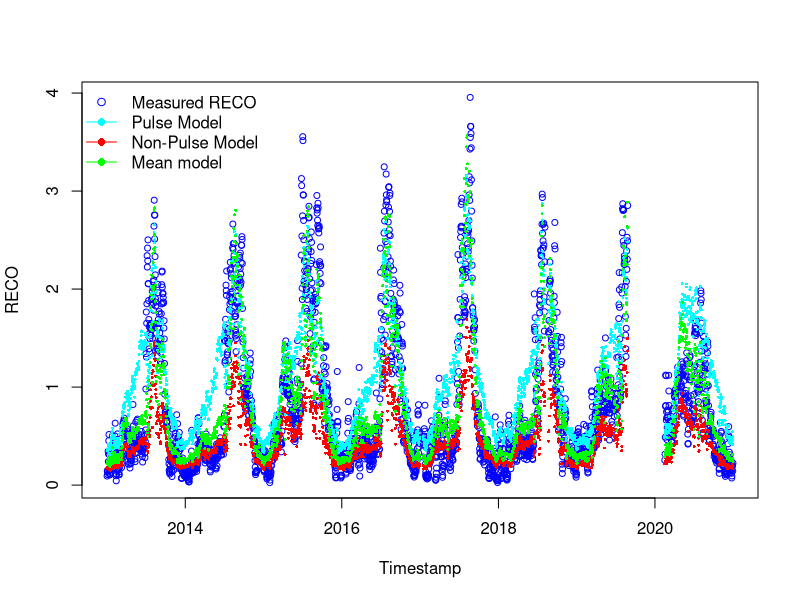
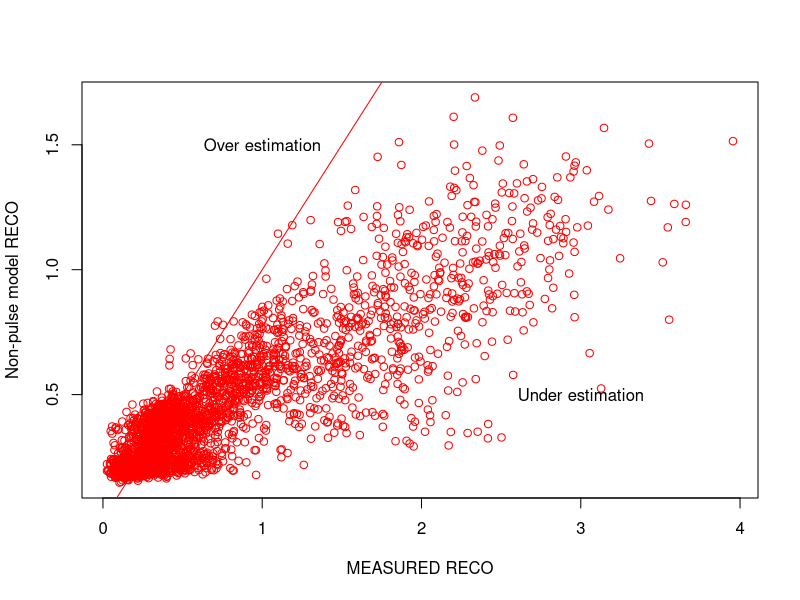
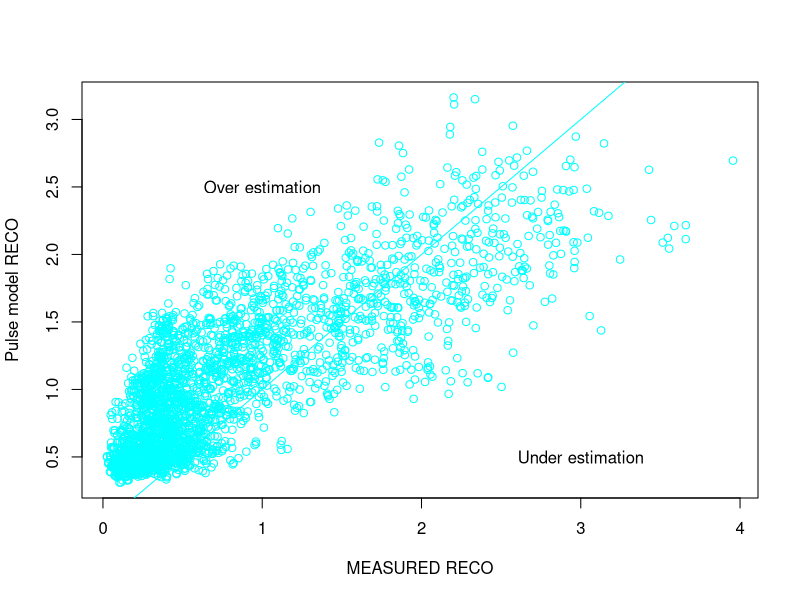
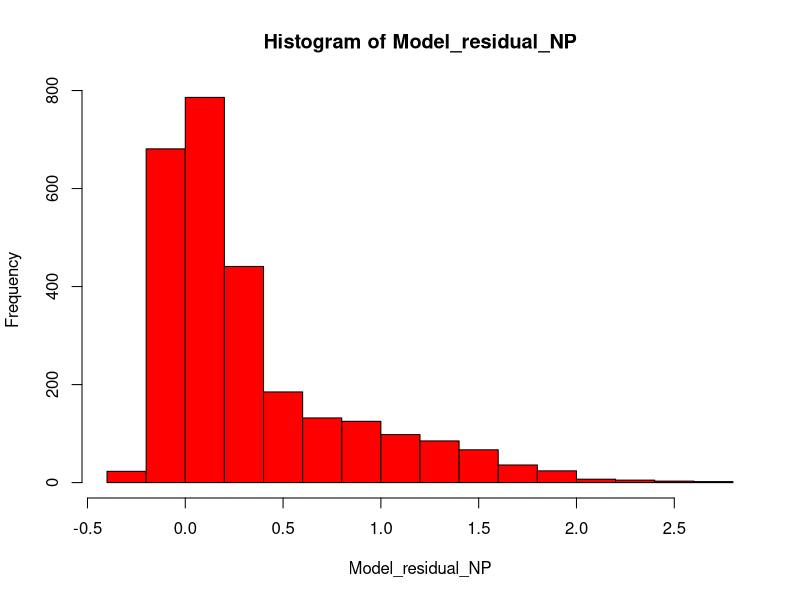
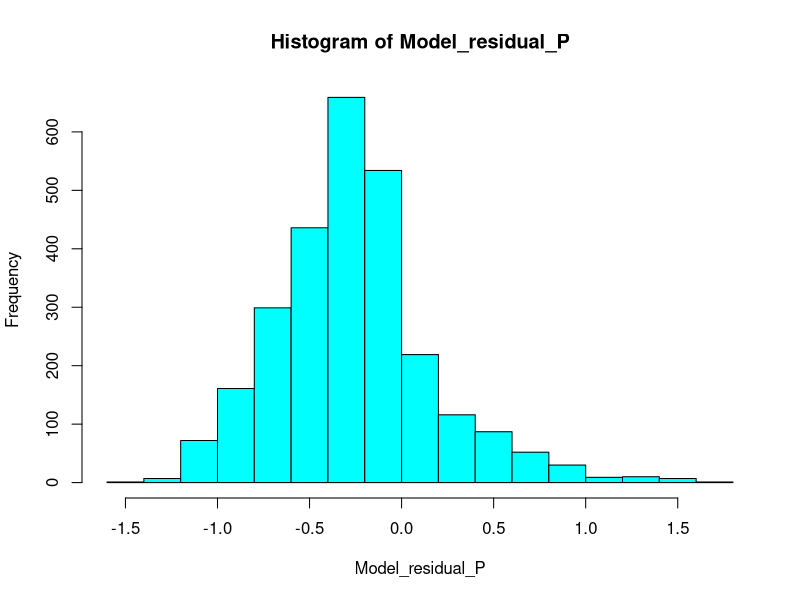
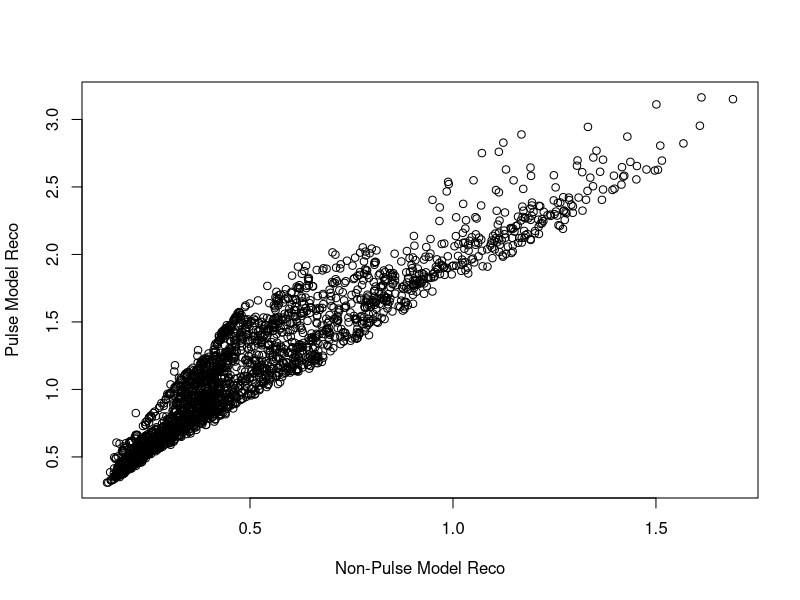
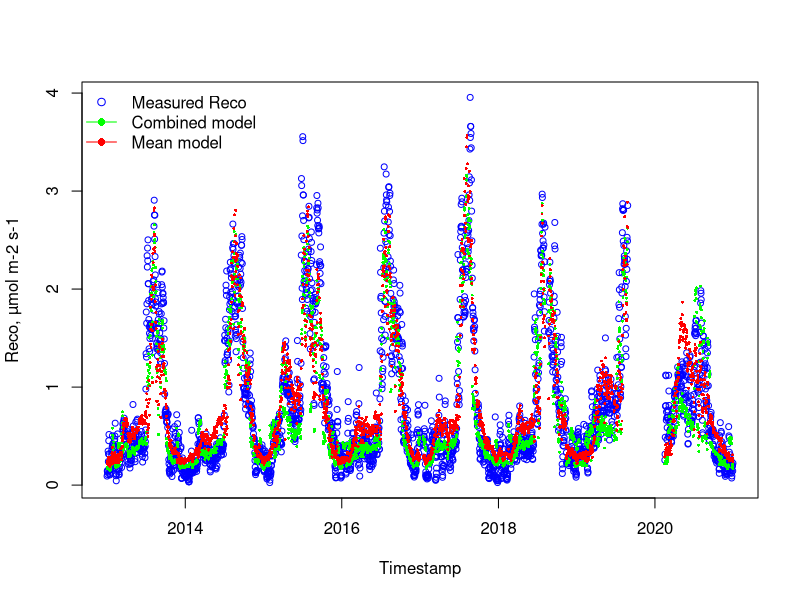
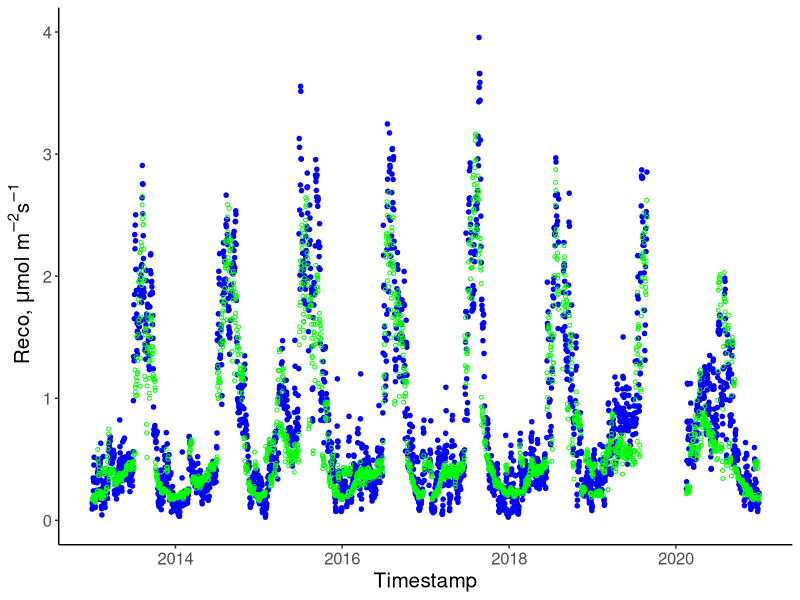

Source code (R) for these figures, in order:
# 17-05-2024
# Anastasia Makhnykina

library(dplyr)
library(tidyr)
library(tidyverse)
library(lubridate)
library(ggplot2)
library(units)
library(stats)
library(grDevices)
library(readr)
library(ggpubr)
library(minpack.lm)


# Read other pulse division docs - with "DM" in their names
years_sum1 <- read.csv("data/years_sum1_DM.csv")
years_sum_Pulse0 <- read.csv("data/years_sum_Pulse0_DM.csv")
years_sum_Pulse1 <- read.csv("data/years_sum_Pulse1_DM.csv")

# Make sure in the Date format
years_sum_Pulse0$date <- as.Date(years_sum_Pulse0$date)
years_sum_Pulse1$date <- as.Date(years_sum_Pulse1$date)
years_sum1$date <- as.Date(years_sum1$date)

# CHECK COLUMN NAMES AND DATA TYPES
str(years_sum_Pulse0)
str(years_sum_Pulse1)
str(years_sum1)

####### Non-Pulse model ###################
###########################################

# Remove rows with missing values
years_sum_Pulse0 <- na.omit(years_sum_Pulse0)

# Calculate Soil Moisture
years_sum_Pulse0$meanSWC5 <- as.numeric(as.character(years_sum_Pulse0$meanSWC5))
SoilMoisture <- years_sum_Pulse0$meanSWC5/100

# Assign variables
years_sum_Pulse0$meanST5 <- as.numeric(as.character(years_sum_Pulse0$meanST5))
years_sum_Pulse0$meanGPP <- as.numeric(as.character(years_sum_Pulse0$meanGPP))

meanSWC5_NP <- SoilMoisture
meanST5_NP <- years_sum_Pulse0$meanST5
meanGPP_NP <- years_sum_Pulse0$meanGPP
GPPmax_NP <- max(years_sum_Pulse0$meanGPP, na.rm = TRUE)

########## Fit Non-Pulse model ##################
years_sum_Pulse0$meanRECO <- as.numeric(as.character(years_sum_Pulse0$meanRECO))

Param_model4_NP <- nls(meanRECO ~ FrefNP*((meanGPP_NP/GPPmax_NP +n)/1+n) *
                         (1-c4*(0.1-meanSWC5_NP)^2)*exp(b4*meanST5_NP), 
                       data = years_sum_Pulse0,
                       start = list(FrefNP=0.75, c4=56.54, b4=0.04, n=0.84),
                       control = nls.control(maxiter = 1000, minFactor = 0.01)
)
Summary_Model4_NP = summary(Param_model4_NP)

# Formula: meanRECO ~ Fref * ((meanGPP_NP/GPPmax_NP + n)/1 + n) * (1 - c4 * 
#                                                                    (0.1 - meanSWC5_NP)^2) * exp(b4 * meanST5_NP)

# NON_Pulse parameters
#Estimate Std. Error t value Pr(>|t|)    
#Fref 0.561731   0.022309  25.179   <2e-16 ***
# c4   8.106202   4.970882   1.631    0.103    
#b4   0.034162   0.001555  21.973   <2e-16 ***
# n    0.129719   0.004816  26.933   <2e-16 ***


FrefNP = 0.561731
FrefNP_SE = 0.022309
SMoptNP =0.125 
c4NP = 8.106202
c4NP_SE = 4.970882
b4NP =  0.034162 
b4NP_SE = 0.001555
nNP=  0.129719
nNP_SE = 0.004816


#################### Pulse model ##################################
###################################################################

# Remove rows with missing values
years_sum_Pulse1 <- na.omit(years_sum_Pulse1)

# Change the data format 
years_sum_Pulse1$meanSWC5 <- as.numeric(as.character(years_sum_Pulse1$meanSWC5))
years_sum_Pulse1$meanST5 <- as.numeric(as.character(years_sum_Pulse1$meanST5))
years_sum_Pulse1$meanGPP <- as.numeric(as.character(years_sum_Pulse1$meanGPP))
years_sum_Pulse1$meanRECO <- as.numeric(as.character(years_sum_Pulse1$meanRECO))

# Assign variables
SoilMoisture_P =years_sum_Pulse1$meanSWC5/100
meanSWC5_P = SoilMoisture_P
meanST5_P = years_sum_Pulse1$meanST5
meanGPP_P = years_sum_Pulse1$meanGPP
GPPmax_P = max(years_sum_Pulse1$meanGPP, na.rm=TRUE)

Param_model4_P <- nls(meanRECO ~ FrefP*((meanGPP_P/GPPmax_P +n)/1+n) *(1-c4*(0.1-meanSWC5_P)^2)*exp(b4*meanST5_P), 
                      data = years_sum_Pulse1,
                      start = list(FrefP=0.75, c4=56.54, b4=0.04, n=0.84),
                      control = nls.control(maxiter = 1000, minFactor = 0.01)
)
Summary_Model4_P = summary(Param_model4_P)

# Parameters:
#   Estimate Std. Error t value Pr(>|t|)    
# Fref   0.616634   0.045269  13.621  < 2e-16 ***
#   c4   -10.431847   1.596214  -6.535 1.01e-10 ***
#   b4     0.044407   0.002129  20.862  < 2e-16 ***
#   n      0.243863   0.014703  16.586  < 2e-16 ***

# Pulse parameters
FrefP = 0.616634 
FrefP_SE = 0.045269
SMoptP =0.125 
c4P = -10.431847   
c4P_SE = 1.596214
b4P = 0.044407
b4P_SE = 0.002129
nP= 0.243863
nP_SE = 0.014703


############### All time model OR MEAN MODEL #################################
################################################################

complete.cases(years_sum1)

# Remove rows with missing values
years_sum1 <- na.omit(years_sum1)

# Change data format
years_sum1$meanSWC5 <- as.numeric(as.character(years_sum1$meanSWC5))
years_sum1$meanST5 <- as.numeric(as.character(years_sum1$meanST5))
years_sum1$meanGPP <- as.numeric(as.character(years_sum1$meanGPP))
years_sum1$meanRECO <- as.numeric(as.character(years_sum1$meanRECO))

# Setting up drivers for all time
SoilMoisture_all =years_sum1$meanSWC5/100
All_meanSWC5 = SoilMoisture_all
All_meanST5 = years_sum1$meanST5
All_meanGPP = years_sum1$meanGPP
All_GPPmax = max(years_sum1$meanGPP, na.rm = TRUE)

Param_model4_All <- nls(meanRECO ~ FrefL*((All_meanGPP/All_GPPmax +nL)/1+nL) *(1-c4L*(0.1-All_meanSWC5)^2)*exp(b4L*All_meanST5), 
                      data = years_sum1,
                      start = list(FrefL=0.75,  c4L=56.54, b4L=0.04, nL=0.84),
                      control = nls.control(maxiter = 1000, minFactor = 0.01)
)
Summary_Model4_All = summary(Param_model4_All)


#Parameters:
#  Estimate Std. Error t value Pr(>|t|)    
#FrefL  1.136042   0.049023  23.173  < 2e-16 ***
#  c4L   -7.755161   1.219586  -6.359 2.38e-10 ***
#  b4L    0.036016   0.001490  24.174  < 2e-16 ***
#  nL     0.079803   0.002769  28.815  < 2e-16 ***
#  ---
#  Signif. codes:  0 ‘***’ 0.001 ‘**’ 0.01 ‘*’ 0.05 ‘.’ 0.1 ‘ ’ 1

# Mean parameters
FrefL = 1.136042
FrefL_SE = 0.049023
SMoptL =0.125 
c4L = -7.755161   
c4L_SE = 1.219586
b4L = 0.036016
b4L_SE = 0.001490
nL= 0.079803
nL_SE = 0.002769

#run model for full time series
ALL_model4_NP = FrefNP*((All_meanGPP/All_GPPmax +nNP)/1+nNP) *(1-c4NP*(SMoptNP-All_meanSWC5)^2)*exp(b4NP*All_meanST5)
#run model for full time series based on pulse time parameters
All_model4_P = FrefP*((All_meanGPP/All_GPPmax +nP)/1+nP) *(1-c4P*(SMoptP-All_meanSWC5)^2)*exp(b4P*All_meanST5)
#run all time model
All_model4 = FrefL*((All_meanGPP/All_GPPmax +nL)/1+nL) *(1-c4L*(SMoptL-All_meanSWC5)^2)*exp(b4L*All_meanST5)

# Plot the RECO time series 
plot(years_sum1$date, years_sum1$meanRECO, type = "p", col = "blue", xlab = "Timestamp", ylab = "RECO", cex = 0.8)

# Add the model output time series to the plot - CORRECT FIGURE
points(years_sum1$date, ALL_model4_NP, col = "red", pch = 16, cex = 0.4)
points(years_sum1$date, All_model4_P, col = "cyan", pch = 16, cex = 0.4, alpha=0.5)
points(years_sum1$date, All_model4, col = "green", pch = 16, cex = 0.4, alpha=0.5)

# create the legend
legend(x = "topleft",
       legend = c("Measured RECO", "Pulse Model", "Non-Pulse Model", "Mean model"),
       pch = c(1, 16, 16,16),
       col = c("blue", "cyan", "red","green"),
       lty = c(NA, 1, 1,1),
       bty = "n")


##### Find model parameters for each year ######################
################################################################

# NP-model
years_sum_Pulse0$year <- substr(years_sum_Pulse0$date, 1,4)
years_sum_Pulse0$year <- as.numeric(as.character(years_sum_Pulse0$year))

yearID1 <- unique(years_sum_Pulse0$year)

start1 <- list(FrefNP=0.75, c4=56.54, b4=0.04, n=0.84)

# create empty data.frame to store IDs and parameters
params.pre1 <- data.frame(matrix(nrow = length(yearID1), ncol = 1+length(start1)))
names(params.pre1) <- c("yearID1", names(start1))

for(i in seq_along(yearID1)) {
  # create data frame for sub "i"
  
  individual_DFs1 <- years_sum_Pulse0 %>% filter (year %in% yearID1[i])
  
  # fit model for each sub "i"
  Param_model4_NP1 <- nlsLM(meanRECO ~ FrefNP*((meanGPP_NP/GPPmax_NP +n)/1+n) *
                              (1-c4*(0.1-meanSWC5_NP)^2)*exp(b4*meanST5_NP), 
                           data = individual_DFs1,
                           start = start1, trace = TRUE,
                            )
  
  # store IDs
  params.pre1[i,1] <- yearID1[i]
  
  # store fit parameters
  params.pre1[i,2:ncol(params.pre1)] <- Param_model4_NP1$m$getPars()
  
  #params.pre[i,3:ncol(params.pre)] <- Param_model4_P1$m$getPars()
  
  
  
}

params.pre1


# Pulse model
years_sum_Pulse1$year <- substr(years_sum_Pulse1$date, 1,4)
years_sum_Pulse1$year <- as.numeric(as.character(years_sum_Pulse1$year))

yearID <- unique(years_sum_Pulse1$year)

start <- list(FrefP=0.75, c4=56.54, b4=0.04, n=0.84)

# create empty data.frame to store IDs and parameters
params.pre <- data.frame(matrix(nrow = length(yearID), ncol = 1+length(start)))
names(params.pre) <- c("yearID", names(start))


for(i in seq_along(yearID)) {
  # create data frame for sub "i"
  
  individual_DFs <- years_sum_Pulse1 %>% filter (year %in% yearID[i])
  
  # fit model for each sub "i"
  Param_model4_P1 <- nlsLM(meanRECO ~ FrefP*((meanGPP_P/GPPmax_P +n )/1+n) *(1-c4*(0.1-meanSWC5_P)^2)*exp(b4*meanST5_P), 
                         data = individual_DFs,
                         start = start, trace = TRUE,
                         #control = nls.control(maxiter = 1000, minFactor = 0.01)
                         )
  
  # store IDs
  params.pre[i,1] <- yearID[i]
 
  # store fit parameters
  params.pre[i,2:ncol(params.pre)] <- Param_model4_P1$m$getPars()
  
  #params.pre[i,3:ncol(params.pre)] <- Param_model4_P1$m$getPars()
  
  
  
}

params.pre


# Mean Model 
years_sum1$year <- substr(years_sum1$date, 1,4)
years_sum1$year <- as.numeric(as.character(years_sum1$year))

yearID2 <- unique(years_sum1$year)

start2 <- list(FrefL=0.75,  c4L=56.54, b4L=0.04, nL=0.84)

# create empty data.frame to store IDs and parameters
params.pre2 <- data.frame(matrix(nrow = length(yearID2), ncol = 1+length(start2)))
names(params.pre2) <- c("yearID", names(start2))


for(i in seq_along(yearID2)) {
  # create data frame for sub "i"
  
  individual_DFs2 <- years_sum1 %>% filter (year %in% yearID2[i])
  
  # fit model for each sub "i"
  Param_model4_All1 <- nlsLM(meanRECO ~ FrefL*((All_meanGPP/All_GPPmax +nL)/1+nL)*(1-c4L*(0.1-All_meanSWC5)^2)*exp(b4L*All_meanST5), 
                           data = individual_DFs2,
                           start = start2, trace = TRUE,
                           #control = nls.control(maxiter = 1000, minFactor = 0.01)
  )

  # store IDs
  params.pre2[i,1] <- yearID2[i]
  
  # store fit parameters
  params.pre2[i,2:ncol(params.pre2)] <- Param_model4_All1$m$getPars()
  
  #params.pre[i,3:ncol(params.pre)] <- Param_model4_P1$m$getPars()
  
  
  
}

params.pre2



##### Compare modeled and measured data
plot(years_sum1$meanRECO,ALL_model4_NP, type = "p", col = "red", xlab = "MEASURED RECO", ylab = "Non-pulse model RECO")
text(x = 1, y = 1.5, labels = "Over estimation")
text(x = 3, y = 0.5, labels = "Under estimation")
points( years_sum1$meanRECO,years_sum1$meanRECO,  type = "l", col = "red")

plot(years_sum1$meanRECO,All_model4_P,  type = "p", col = "cyan", xlab = "MEASURED RECO", ylab = "Pulse model RECO")
text(x = 1, y = 2.5, labels = "Over estimation")
text(x = 3, y = 0.5, labels = "Under estimation")
points( years_sum1$meanRECO,years_sum1$meanRECO,  type = "l", col = "cyan")



# Calulate the model residual and investigate whether residuals are higher during pulse times. 
Model_residual_NP = years_sum1$meanRECO-ALL_model4_NP
hist(Model_residual_NP, col = "red")

Model_residual_P = years_sum1$meanRECO - All_model4_P
hist(Model_residual_P, col = "cyan")


# calculate RMSE
rmse_NP <- sqrt(mean((ALL_model4_NP - years_sum1$meanRECO)^2, na.rm = TRUE))
rmse_P <- sqrt(mean((All_model4_P - years_sum1$meanRECO)^2, na.rm = TRUE))
# calculate MAPE
mape_NP <- mean(abs(ALL_model4_NP - years_sum1$meanRECO) / years_sum1$meanRECO, na.rm = TRUE) * 100
mape_P <- mean(abs(All_model4_P - years_sum1$meanRECO) / years_sum1$meanRECO, na.rm = TRUE) * 100
# calculate R-squared
r_squared_NP <- cor(ALL_model4_NP, years_sum1$meanRECO, use = "complete.obs")^2
r_squared_P <- cor(All_model4_P, years_sum1$meanRECO, use = "complete.obs")^2

Reco_NP = sum(ALL_model4_NP, na.rm = TRUE)
Reco_P = sum(All_model4_P, na.rm = TRUE)
Reco_obs = sum(years_sum1$meanRECO, na.rm = TRUE)
Reco_allMean = sum(All_model4, na.rm=TRUE)


plot(ALL_model4_NP,All_model4_P, xlab = "Non-Pulse Model Reco", ylab = "Pulse Model Reco")
 
###################### Next step - Combined model ################################
##################################################################################

# Create df just with fluxes and create combined Model
Reco_df <- years_sum1 %>%
  select(date, meanRECO, sdReco, max_pulse_duration, rain_event)


Reco_df$PulseM <- All_model4_P
Reco_df$NonPulseM <- ALL_model4_NP
Reco_df$MeanM <- All_model4


Reco1 <- Reco_df %>%
  select (date, meanRECO, max_pulse_duration, PulseM, NonPulseM, MeanM) %>%
  mutate(case_when(max_pulse_duration == 0 ~ NonPulseM,
                  max_pulse_duration == 8 ~ PulseM,
                max_pulse_duration == 14 ~ PulseM,
                max_pulse_duration == 20 ~ PulseM))
                         


Reco_Measured = sum(Reco1$meanRECO, na.rm = TRUE)
Reco_PandNP = sum(Reco1$`case_when(...)`, na.rm = TRUE)
Reco_MeanMod = sum(Reco1$MeanM, na.rm = TRUE)


plot(Reco_df$date, Reco_df$meanRECO, type = "p", col = "blue", xlab = "Timestamp", 
     ylab =  "Reco, µmol m-2 s-1", cex = 0.8)
     
points(Reco1$date, Reco1$`case_when(...)`, col="green", pch = 16, cex = 0.4, alpha=0.5)
points(Reco1$date, Reco1$MeanM, col="red", pch = 16, cex = 0.4, alpha=0.5)
# create the legend
legend(x = "topleft",
       legend = c("Measured Reco", "Combined model", "Mean model"),
       pch = c(1, 16, 16),
       col = c("blue", "green", "red"),
       lty = c(NA, 1,1),
       bty = "n")


Reco_df$Reco_Combined <- Reco1$`case_when(...)`

Reco_df %>%
  na.omit() %>%
  ggplot(aes(x=date))+
  geom_point(aes(y = meanRECO),shape=20, color = "blue", size = 2)+
  geom_point(aes(y=Reco_Combined),shape=1, size = 1, color = "green")+
  theme_classic()+
  theme(text = element_text(size = 15))+
  ylab(~paste("Reco, ", mu, "mol m"^-2,"s"^-1))+
  xlab("Timestamp")+
  ylim(0,4)
  
plot(Reco_df$meanRECO, Reco_df$Reco_Combined, type = "p", col = "black", xlab = "Mesured Reco", 
     ylab =  "Modelled Reco", cex = 0.8)

Reco_df %>%
  ggplot(aes(x=meanRECO, y = Reco_Combined))+
  geom_point(shape=1)+
  theme_classic()+
  theme(text = element_text(size = 15))+
  stat_regline_equation(aes(label = paste(..eq.label..,..rr.label.., sep = "~~~~")))+
  stat_smooth(method = "lm",formula = y ~ x ,size = 1)+
  ylab(~paste("Combined model Reco, ", mu, "mol m"^-2,"s"^-1))+
  xlab(~paste("Measured Reco, ", mu, "mol m"^-2,"s"^-1))+
  ylim(0,5)+
  xlim(0,5)

# calculate RMSE COMBINED MODEL
rmse_CombinedMod <- sqrt(sum((Reco_df$Reco_Combined - Reco_df$meanRECO)^2, na.rm=TRUE)/nrow(Reco_df))

# calculate MAPE -  Mean absolute percent error
mape_CombinedMod <- mean(abs((Reco_df$Reco_Combined - Reco_df$meanRECO) / Reco_df$meanRECO), na.rm=TRUE) * 100
 
# calculate R-squared 
r_squared_CombinedMod <- cor(Reco_df$Reco_Combined, Reco_df$meanRECO, use = "complete.obs")^2

# calculate RMSE MEAN MODEL
rmse_MeanMod <- sqrt(sum((Reco_df$MeanM - Reco_df$meanRECO)^2, na.rm=TRUE)/nrow(Reco_df))

# calculate MAPE -  Mean absolute percent error
mape_MeanMod <- mean(abs((Reco_df$MeanM - Reco_df$meanRECO) / Reco_df$meanRECO), na.rm=TRUE) * 100

# calculate R-squared
r_squared_MeanMod <- cor(Reco_df$MeanM, Reco_df$meanRECO, use = "complete.obs")^2




###### Calculate cumulative flux for - Mean model, Including Pulse and non-pulse together and measured fluxes ######
####################################################################################################################

### Create df with just fluxes #####

Recodf_new <- Reco_df %>%
  na.omit() %>%
  select (date, meanRECO, MeanM, Reco_Combined)

Recodf_new$culMeasured <- ave(Recodf_new$meanRECO, FUN = cumsum)  
Recodf_new$culMeanMod <- ave(Recodf_new$MeanM, FUN = cumsum)  
Recodf_new$culModelled <- ave(Recodf_new$Reco_Combined, FUN = cumsum)  



plot(Recodf_new$date,Recodf_new$culMeasured,  type = "l", col = "blue", xlab = "Year", 
     ylab =  "Cumulative Reco", cex = 0.8)
lines(Recodf_new$date, Recodf_new$culMeanMod, type = "l", col = "red")
lines(Recodf_new$date, Recodf_new$culModelled, type = "l", col = "green")

legend(x = "topleft",
       legend = c("Measured Reco", "Mean model", "Combined model"),
       pch = c(1, 16, 16),
       col = c("blue", "red", "green"),
       lty = c(NA, 1,1),
       bty = "n")


### Calculate differences from the measured values Measured - Modelled #########

Recodf_new$diffMean <- Recodf_new$culMeasured - Recodf_new$culMeanMod
Recodf_new$diffComb <- Recodf_new$culMeasured - Recodf_new$culModelled


plot(Recodf_new$date,Recodf_new$diffComb,  type = "l", col = "blue", xlab = "Year", 
     ylab =  "Difference from measured Reco", #cex = 0.8,
     ylim = c(-60,200)
)
lines(Recodf_new$date, Recodf_new$diffMean, type = "l", col = "red")

legend(x = "topleft",
       legend = c("Combined model difference", "Mean model difference"),
       pch = c(1, 16, 16),
       col = c("blue", "red"),
       lty = c(NA, 1, 1),
       bty = "n")


Recodf_new %>%
  ggplot(aes(x=date))+ 
  geom_line(aes(y = diffMean, col = 'diffMean'))+
  geom_line(aes(y = diffComb, col = 'diffComb'))+
  theme_classic()+
  theme(text = element_text(size = 15))+
  #stat_regline_equation(aes(label = paste(..eq.label..,..rr.label.., sep = "~~~~")))+
  #stat_smooth(method = "lm",formula = y ~ x ,size = 1)+
  ylab(~paste("Modelled Rsoil, ", mu, "mol m"^-2,"s"^-1))+
  xlab('Year')
#ggtitle('Non-pulse time')+
#ylim(0,4)+
#xlim(0,4)


Recodf_new$diffMeanV <- Recodf_new$meanRECO - Recodf_new$MeanM
Recodf_new$diffCombV <- Recodf_new$meanRECO - Recodf_new$Reco_Combined


plot(Recodf_new$date,Recodf_new$diffCombV,  type = "l", col = "blue", xlab = "Year", 
     ylab =  "Difference from measured Reco", #cex = 0.8,
     ylim = c(-2,3)
)
lines(Recodf_new$date, Recodf_new$diffMeanV, type = "l", col = "red")

legend(x = "topleft",
       legend = c( "Combined model difference", "Mean model difference"),
       pch = c(1, 16, 16),
       col = c("blue", "red"),
       lty = c(NA, 1, 1),
       bty = "n")


### Calculate differences from the measured values Modelled - Measured  #########

Recodf_new$diffMean2 <- Recodf_new$culMeanMod - Recodf_new$culMeasured  
Recodf_new$diffComb2 <- Recodf_new$culModelled - Recodf_new$culMeasured 


plot(Recodf_new$date,Recodf_new$diffComb2,  type = "l", col = "blue", xlab = "Year", 
     ylab =  "Difference from measured Reco", #cex = 0.8,
     ylim = c(-200,50)
)
lines(Recodf_new$date, Recodf_new$diffMean2, type = "l", col = "red")

legend(x = "topleft",
       legend = c("Combined model difference", "Mean model difference"),
       pch = c(1, 16, 16),
       col = c("blue", "red"),
       lty = c(NA, 1, 1),
       bty = "n")


Recodf_new %>%
  ggplot(aes(x=date))+ 
  geom_line(aes(y = diffMean2, col = 'diffMean'))+
  geom_line(aes(y = diffComb2, col = 'diffComb'))+
  theme_classic()+
  theme(text = element_text(size = 15))+
  #stat_regline_equation(aes(label = paste(..eq.label..,..rr.label.., sep = "~~~~")))+
  #stat_smooth(method = "lm",formula = y ~ x ,size = 1)+
  ylab(~paste("Modelled Rsoil, ", mu, "mol m"^-2,"s"^-1))+
  xlab('Year')
#ggtitle('Non-pulse time')+
#ylim(0,4)+
#xlim(0,4)


Recodf_new$diffMeanV2 <- Recodf_new$MeanM - Recodf_new$meanRECO
Recodf_new$diffCombV2 <- Recodf_new$Reco_Combined - Recodf_new$meanRECO 


plot(Recodf_new$date,Recodf_new$diffCombV2,  type = "l", col = "blue", xlab = "Year", 
     ylab =  "Difference from measured Reco", #cex = 0.8,
     ylim = c(-2,3)
)
lines(Recodf_new$date, Recodf_new$diffMeanV2, type = "l", col = "red")

legend(x = "topleft",
       legend = c( "Combined model difference", "Mean model difference"),
       pch = c(1, 16, 16),
       col = c("blue", "red"),
       lty = c(NA, 1, 1),
       bty = "n")
